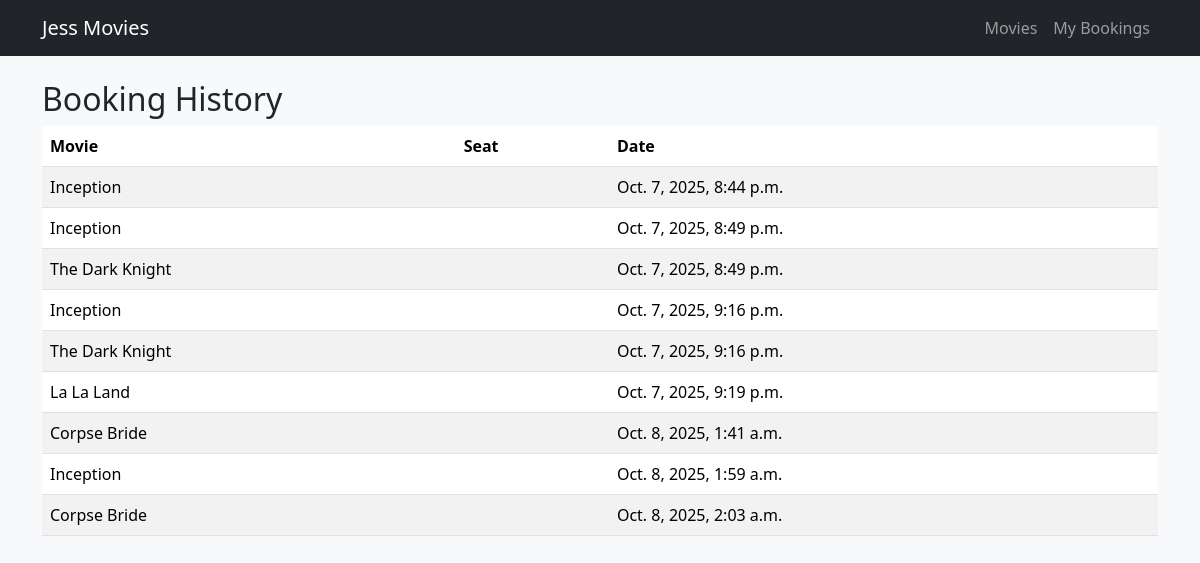
The page /history/ on the database its author committed.
### bookings/models.py (models this page shows, shortened)
class Booking(models.Model):
    movie = models.ForeignKey(Movie, on_delete=models.CASCADE)
    seat = models.ForeignKey(Seat, on_delete=models.CASCADE)
    user = models.ForeignKey(User, on_delete=models.SET_NULL, null=True, blank=True)
    booking_date = models.DateTimeField(auto_now_add=True)

class Movie(models.Model):
    title = models.CharField(max_length=100)
    description = models.TextField()
    release_date = models.DateField()
    duration = models.IntegerField(help_text="Duration in minutes")
    image = models.ImageField(upload_to='movie_posters/', null=True, blank=True)

### bookings/views.py (the view)
# urls.py: path('history/', booking_history, name='booking_history'),  # previous_bookings.html
def booking_history(request):
    bookings = Booking.objects.all()
    return render(request, 'bookings/previous_bookings.html', {'bookings': bookings})

### bookings/templates/bookings/previous_bookings.html (shortened to what this page needs)
{% extends 'bookings/base.html' %}
{% block content %}
<h2>Booking History</h2>
<table class="table table-striped">
  <thead><tr><th>Movie</th><th>Seat</th><th>Date</th></tr></thead>
  <tbody>
    {% for booking in bookings %}
    <tr>
      <td>{{ booking.movie.title }}</td>
      <td>{{ booking.seat.seat_number }}</td>
      <td>{{ booking.booking_date }}</td>
    </tr>
    {% empty %}
    <tr><td colspan="3">No bookings yet.</td></tr>
    {% endfor %}
  </tbody>
</table>
{% endblock %}

### bookings/templates/bookings/base.html (shortened to what this page needs)
<!DOCTYPE html>
<html lang="en">
<head>
  <link
    href="https://cdn.jsdelivr.net/npm/bootstrap@5.3.2/dist/css/bootstrap.min.css"
    rel="stylesheet">
</head>
<body class="bg-light">
<nav class="navbar navbar-expand-lg navbar-dark bg-dark mb-4">
  <div class="container">
    <a class="navbar-brand" href="{% url 'movie_list' %}">Jess Movies</a>
    <div class="navbar-nav">
      <a class="nav-link" href="{% url 'movie_list' %}">Movies</a>
      <a class="nav-link" href="{% url 'booking_history' %}">My Bookings</a>
    </div>
  </div>
</nav>
<div class="container">
  {% block content %}{% endblock %}
</div>
</body>
</html>

### rows shown on the page
Booking: movie "Inception", booking_date "Oct. 7, 2025, 8:44 p.m."
Booking: movie "Inception", booking_date "Oct. 7, 2025, 8:49 p.m."
Booking: movie "The Dark Knight", booking_date "Oct. 7, 2025, 8:49 p.m."
Booking: movie "Inception", booking_date "Oct. 7, 2025, 9:16 p.m."
Booking: movie "The Dark Knight", booking_date "Oct. 7, 2025, 9:16 p.m."
Booking: movie "La La Land", booking_date "Oct. 7, 2025, 9:19 p.m."
Booking: movie "Corpse Bride", booking_date "Oct. 8, 2025, 1:41 a.m."
Booking: movie "Inception", booking_date "Oct. 8, 2025, 1:59 a.m."
Booking: movie "Corpse Bride", booking_date "Oct. 8, 2025, 2:03 a.m."
